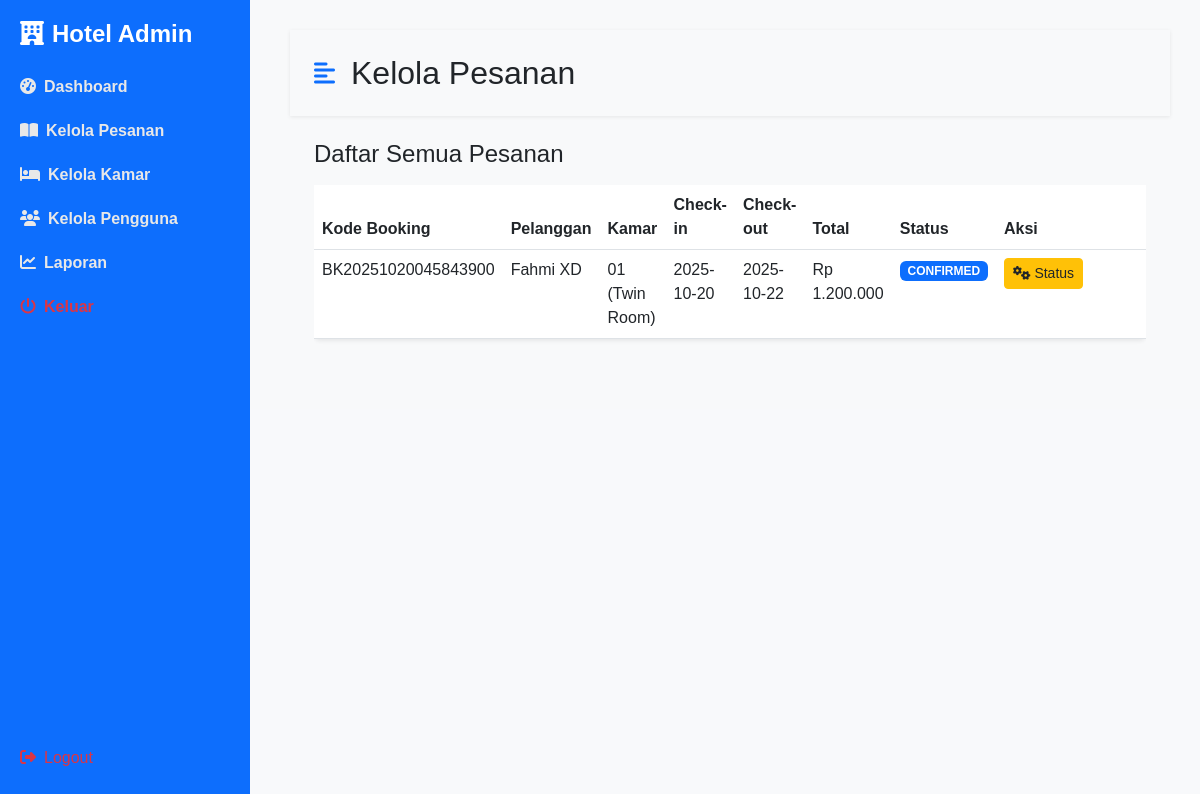
/admin/kelola_pesanan.php (signed in), run on an earlier commit of the app's database.
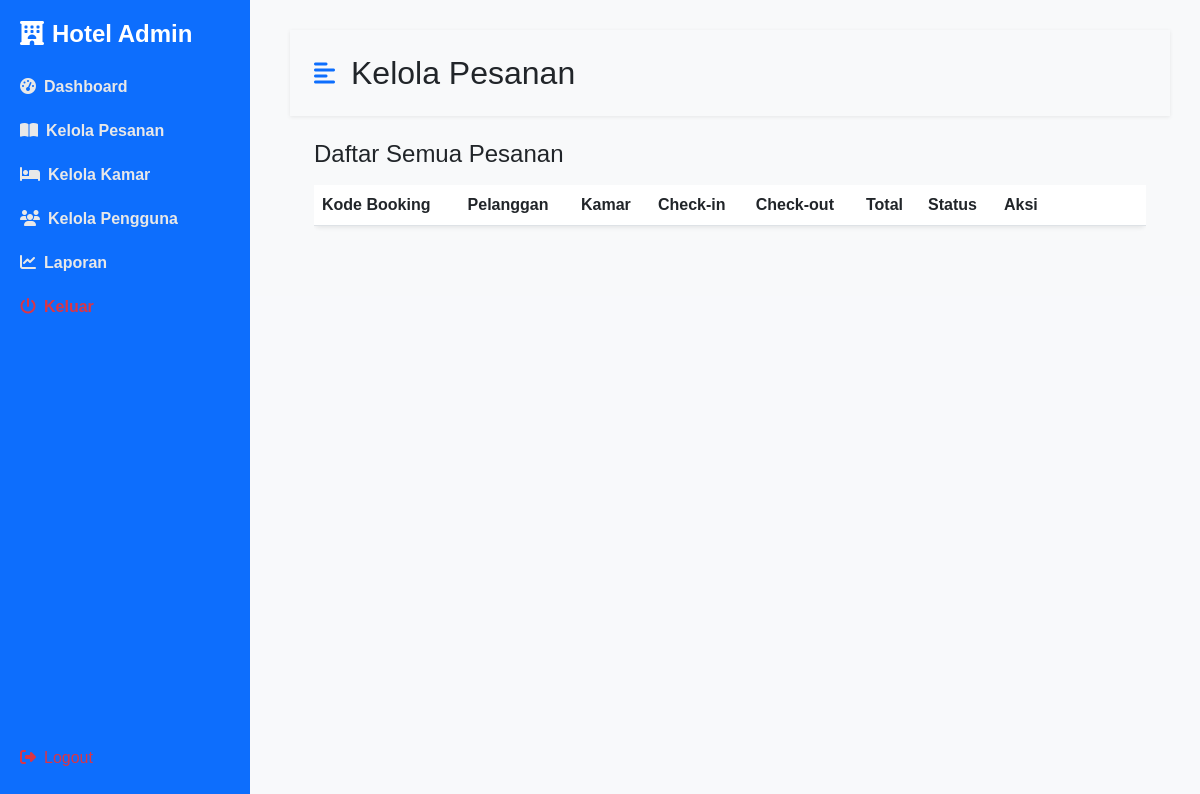
And on a later commit of the database.
### tables this page shows
CREATE TABLE `bookings` (
  `id` int NOT NULL,
  `booking_code` varchar(20) NOT NULL,
  `user_id` int NOT NULL,
  `room_id` int NOT NULL,
  `check_in` date NOT NULL,
  `check_out` date NOT NULL,
  `total_price` decimal(10,2) NOT NULL,
  `status` enum('pending','confirmed','cancelled','checked_in','checked_out','paid','failed') DEFAULT 'pending',
  `created_at` datetime DEFAULT CURRENT_TIMESTAMP
);

CREATE TABLE `users` (
  `id` int NOT NULL,
  `name` varchar(100) NOT NULL,
  `email` varchar(100) NOT NULL,
  `phone` varchar(20) DEFAULT NULL,
  `password` varchar(255) NOT NULL,
  `role` enum('admin','user') NOT NULL DEFAULT 'user',
  `created_at` datetime DEFAULT CURRENT_TIMESTAMP
);

CREATE TABLE `rooms` (
  `id` int NOT NULL,
  `image` varchar(100) NOT NULL,
  `room_number` varchar(10) NOT NULL,
  `room_type_id` int NOT NULL,
  `floor` int NOT NULL,
  `status` enum('available','maintenance','booked') DEFAULT 'available',
  `created_at` datetime DEFAULT CURRENT_TIMESTAMP
);

CREATE TABLE `room_types` (
  `id` int NOT NULL,
  `name` varchar(100) NOT NULL,
  `description` text,
  `price_per_night` decimal(10,2) NOT NULL,
  `capacity` int NOT NULL,
  `facilities` text,
  `created_at` datetime DEFAULT CURRENT_TIMESTAMP
);

### admin/kelola_pesanan.php (the view, shortened to what this page needs)
<?php
include '../koneksi.php';
$query = "
    SELECT
        b.id, b.booking_code, b.check_in, b.check_out, b.total_price, b.status, b.created_at,
        u.name as user_name, u.email as user_email,
        r.room_number,
        rt.name as room_type_name,
        r.id as room_id
    FROM bookings b
    JOIN users u ON b.user_id = u.id
    JOIN rooms r ON b.room_id = r.id
    JOIN room_types rt ON r.room_type_id = rt.id
    ORDER BY b.created_at DESC
";
$bookings_result = $koneksi->query($query);
$bookings = $bookings_result->fetch_all(MYSQLI_ASSOC);
?>
<!DOCTYPE html>
<html lang="id">
<head>
    <link href="https://cdn.jsdelivr.net/npm/bootstrap@5.3.0/dist/css/bootstrap.min.css" rel="stylesheet">
    <link rel="stylesheet" href="https://cdnjs.cloudflare.com/ajax/libs/font-awesome/6.4.0/css/all.min.css">
    <link rel="stylesheet" href="../assets/css/admin-style.css">
</head>
<body>
    <div class="d-flex" id="wrapper">
        <?php include 'sidebar.php'; ?>
        <div id="page-content-wrapper" class="content">
            <nav class="navbar navbar-expand-lg navbar-light bg-transparent py-4 px-4">
                <div class="d-flex align-items-center">
                    <i class="fas fa-align-left primary-text fs-4 me-3" id="menu-toggle"></i>
                    <h2 class="fs-2 m-0">Kelola Pesanan</h2>
                </div>
            </nav>
            <div class="container-fluid px-4">
                <div class="row my-4">
                    <h3 class="fs-4 mb-3">Daftar Semua Pesanan</h3>
                    <div class="col-md-12">
                        <div class="table-responsive">
                            <table class="table bg-white rounded shadow-sm table-hover">
                                <thead>
                                    <tr>
                                        <th scope="col">Kode Booking</th>
                                        <th scope="col">Pelanggan</th>
                                        <th scope="col">Kamar</th>
                                        <th scope="col">Check-in</th>
                                        <th scope="col">Check-out</th>
                                        <th scope="col">Total</th>
                                        <th scope="col">Status</th>
                                        <th scope="col" width="150">Aksi</th>
                                    </tr>
                                </thead>
                                <tbody>
                                    <?php foreach ($bookings as $booking): ?>
                                        <tr>
                                            <td><?= htmlspecialchars($booking['booking_code']) ?></td>
                                            <td><?= htmlspecialchars($booking['user_name']) ?></td>
                                            <td><?= htmlspecialchars($booking['room_number']) ?> (<?= htmlspecialchars($booking['room_type_name']) ?>)</td>
                                            <td><?= htmlspecialchars($booking['check_in']) ?></td>
                                            <td><?= htmlspecialchars($booking['check_out']) ?></td>
                                            <td>Rp <?= number_format($booking['total_price'], 0, ',', '.') ?></td>
                                            <td>
                                                <span class="badge status-<?= str_replace('_', '-', htmlspecialchars($booking['status'])) ?>">
                                                    <?= strtoupper(htmlspecialchars($booking['status'])) ?>
                                                </span>
                                            </td>
                                            <td>
                                                <button type="button" class="btn btn-sm btn-warning text-dark action-btn"
                                                    data-bs-toggle="modal" data-bs-target="#actionModal"
                                                    data-id="<?= $booking['id'] ?>"
                                                    data-code="<?= htmlspecialchars($booking['booking_code']) ?>"
                                                    data-current-status="<?= htmlspecialchars($booking['status']) ?>"
                                                    data-room-id="<?= $booking['room_id'] ?>">
                                                    <i class="fas fa-cogs"></i> Status
                                                </button>
                                            </td>
                                        </tr>
                                    <?php endforeach; ?>
                                </tbody>
                            </table>
                        </div>
                    </div>
                </div>
            </div>
        </div>
    </div>
</body>
</html>

### admin/sidebar.php
<div class="sidebar d-flex flex-column justify-content-between">
    <div>
        <h4><i class="fa-solid fa-hotel me-2"></i>Hotel Admin</h4>
        <a href="index.php" class="list-group-item list-group-item-action bg-transparent second-text fw-bold">
            <i class="fas fa-tachometer-alt me-2"></i>Dashboard
        </a>
        <a href="kelola_pesanan.php" class="list-group-item list-group-item-action bg-transparent second-text fw-bold">
            <i class="fas fa-book-open me-2"></i>Kelola Pesanan
        </a>
        <a href="kelola_kamar.php" class="list-group-item list-group-item-action bg-transparent second-text fw-bold">
            <i class="fas fa-bed me-2"></i>Kelola Kamar
        </a>
        <a href="kelola_user.php" class="list-group-item list-group-item-action bg-transparent second-text fw-bold">
            <i class="fas fa-users me-2"></i>Kelola Pengguna
        </a>
        <a href="laporan.php" class="list-group-item list-group-item-action bg-transparent second-text fw-bold">
            <i class="fas fa-chart-line me-2"></i>Laporan
        </a>
        <a href="../index.php" class="list-group-item list-group-item-action bg-transparent text-danger fw-bold">
            <i class="fas fa-power-off me-2"></i>Keluar
        </a>
    </div>
    <div>
        <a href="../login.php?logout=1" class="text-danger"><i class="fa-solid fa-right-from-bracket me-2"></i>Logout</a>
    </div>
</div>

### assets/css/admin-style.css (style rules this page uses)
:root { --main-bg-color: #f8f9fa; --main-text-color: #000; --primary-color: #0d6efd; --secondary-color: #dee2e6; }
#wrapper { overflow-x: hidden; background-color: var(--main-bg-color); }
#page-content-wrapper { min-width: 100vw; }
#menu-toggle { cursor: pointer; }
.list-group-item { border: none; padding: 20px 30px; color: #fff; }
.primary-text { color: var(--primary-color); }
body { background-color: #f8f9fb; font-family: 'Poppins', sans-serif; }
.navbar { background: white; box-shadow: 0 1px 4px rgba(0, 0, 0, 0.08); }
.sidebar { width: 250px; background: #0d6efd; color: white; height: 100vh; position: fixed; top: 0; left: 0; padding: 20px; }
.sidebar h4 { font-weight: 600; margin-bottom: 1rem; }
.sidebar a { color: #e8e8e8; text-decoration: none; display: block; padding: 10px 0; border-radius: 6px; }
.content { margin-left: 260px; padding: 30px; }
@media (min-width: 768px) { #page-content-wrapper { min-width: 0; width: 100%; } }

### admin/kelola_pesanan.php (style rules this page uses)
.status-confirmed, .status-paid { background-color: #0d6efd; color: #fff; }

What changed in the data, as far as the page shows it:
removed bookings: booking_code "BK20251020045843900", user.name "Fahmi XD", room.room_number "01", room_types.name "Twin Room", check_in "2025-10-20", check_out "2025-10-22", total_price "1.200.000", status "CONFIRMED"
